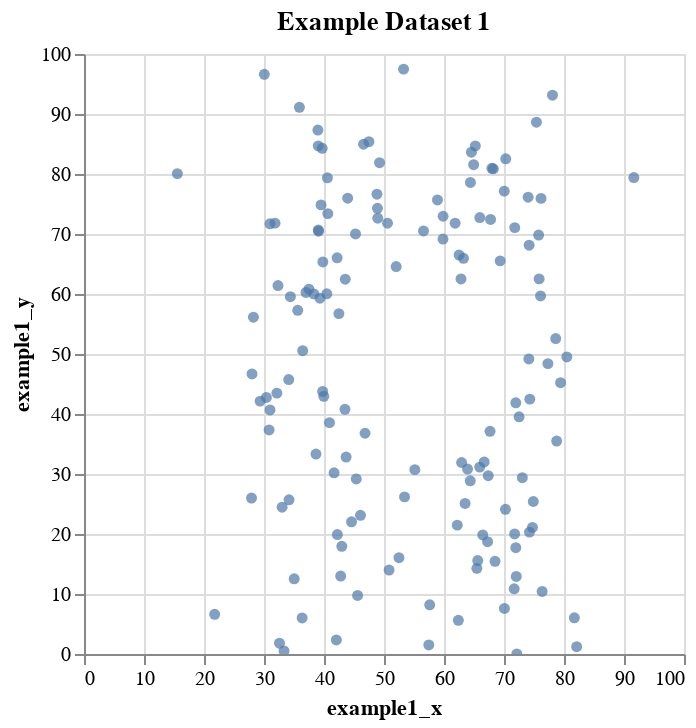
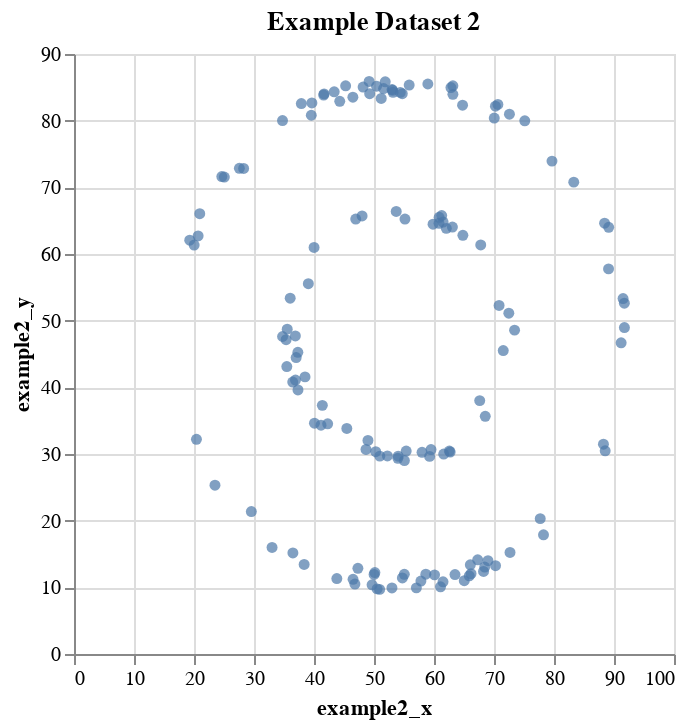
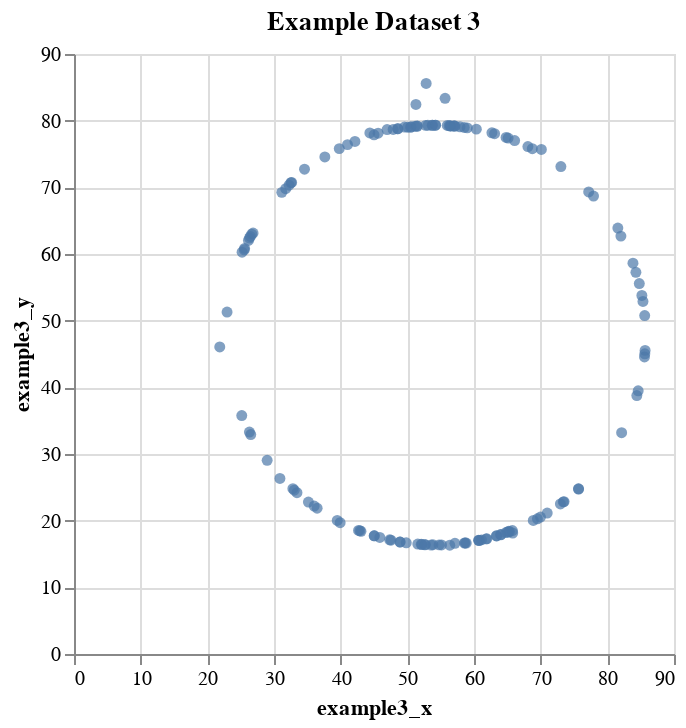
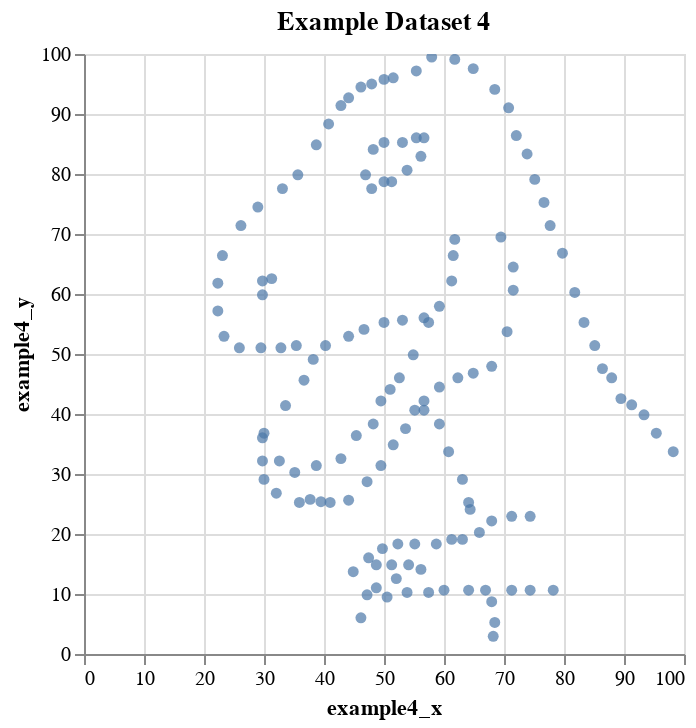

The code cell stored with these charts, in order, in its notebook:
### Markdown cell above
### Execise 4

Write a loop that iterates over these example datasets, and using Altair library, plot a simple scatter plot of each dataset with the `x` variable on the x-axis and the `y` variable on the y-axis.

Hint: When writing this type of code, it is often best to start by writing code to do what you want for the first iteration of the loop. Once you have code that works for the first example dataset, then write the full loop around it. 

Hint 2: To force Jupyter to display your charts when they're generated within a loop, use the method `.show()` (e.g. `my_chart.show()`).

Hint 3: You will need to change the range of the axes to make the plots look good!

### Code cell
import altair as alt

# alt.renderers.enable("altair_viewer", inline=True)


for i in range(13):
    x_column = f"example{i+1}_x"
    y_column = f"example{i+1}_y"

    chart = (
        alt.Chart(df1)
        .mark_circle()
        .encode(x=x_column, y=y_column)
        .properties(title=f"Example Dataset {i+1}", width=300, height=300)
        .interactive()
    )

    chart.display()

### Figure 1 — Vega-Lite specification as saved in the notebook (floating-point values rounded to 4 significant figures; data arrays with more than 128 entries replaced by an {"elided": "..."} marker saying what was removed)
{"config": {"view": {"continuousWidth": 300, "continuousHeight": 300}}, "data": {"name": "data-b209079c949f2f2da48678458f5e4af7"}, "mark": {"type": "circle"}, "encoding": {"x": {"field": "example1_x", "type": "quantitative"}, "y": {"field": "example1_y", "type": "quantitative"}}, "height": 300, "params": [{"name": "param_172", "select": {"type": "interval", "encodings": ["x", "y"]}, "bind": "scales"}], "title": "Example Dataset 1", "width": 300, "$schema": "https://vega.github.io/schema/vega-lite/v5.15.1.json", "datasets": {"data-b209079c949f2f2da48678458f5e4af7": {"elided": "142 records"}}}

### Figure 2 — Vega-Lite specification as saved in the notebook (floating-point values rounded to 4 significant figures; data arrays with more than 128 entries replaced by an {"elided": "..."} marker saying what was removed)
{"config": {"view": {"continuousWidth": 300, "continuousHeight": 300}}, "data": {"name": "data-b209079c949f2f2da48678458f5e4af7"}, "mark": {"type": "circle"}, "encoding": {"x": {"field": "example2_x", "type": "quantitative"}, "y": {"field": "example2_y", "type": "quantitative"}}, "height": 300, "params": [{"name": "param_173", "select": {"type": "interval", "encodings": ["x", "y"]}, "bind": "scales"}], "title": "Example Dataset 2", "width": 300, "$schema": "https://vega.github.io/schema/vega-lite/v5.15.1.json", "datasets": {"data-b209079c949f2f2da48678458f5e4af7": {"elided": "142 records"}}}

### Figure 3 — Vega-Lite specification as saved in the notebook (floating-point values rounded to 4 significant figures; data arrays with more than 128 entries replaced by an {"elided": "..."} marker saying what was removed)
{"config": {"view": {"continuousWidth": 300, "continuousHeight": 300}}, "data": {"name": "data-b209079c949f2f2da48678458f5e4af7"}, "mark": {"type": "circle"}, "encoding": {"x": {"field": "example3_x", "type": "quantitative"}, "y": {"field": "example3_y", "type": "quantitative"}}, "height": 300, "params": [{"name": "param_174", "select": {"type": "interval", "encodings": ["x", "y"]}, "bind": "scales"}], "title": "Example Dataset 3", "width": 300, "$schema": "https://vega.github.io/schema/vega-lite/v5.15.1.json", "datasets": {"data-b209079c949f2f2da48678458f5e4af7": {"elided": "142 records"}}}

### Figure 4 — Vega-Lite specification as saved in the notebook (floating-point values rounded to 4 significant figures; data arrays with more than 128 entries replaced by an {"elided": "..."} marker saying what was removed)
{"config": {"view": {"continuousWidth": 300, "continuousHeight": 300}}, "data": {"name": "data-b209079c949f2f2da48678458f5e4af7"}, "mark": {"type": "circle"}, "encoding": {"x": {"field": "example4_x", "type": "quantitative"}, "y": {"field": "example4_y", "type": "quantitative"}}, "height": 300, "params": [{"name": "param_175", "select": {"type": "interval", "encodings": ["x", "y"]}, "bind": "scales"}], "title": "Example Dataset 4", "width": 300, "$schema": "https://vega.github.io/schema/vega-lite/v5.15.1.json", "datasets": {"data-b209079c949f2f2da48678458f5e4af7": {"elided": "142 records"}}}
